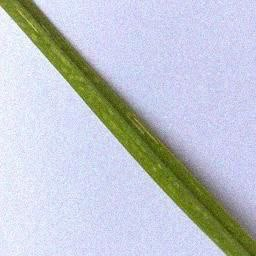
#> input picture image.jpg, 256 x 256 px
$ python s1.py
#> lines starting #> are read from the running program, lines starting #| are printed output that depends on the picture; after the words box and inside, x2 and y2 are one past the last pixel; in counts of white or black regions, pixels touching at a corner belong together
import cv2
import numpy as np
import matplotlib.pyplot as plt

# Load the input image
path = "image.jpg"
img = cv2.imread(path, 1)
#> img is the input picture: shape (256, 256, 3); mean B, G, R 206.6, 197.4, 192.2

cv2.imshow('img',img)
# Convert the image to grayscale
gray = cv2.cvtColor(img, cv2.COLOR_BGR2GRAY)
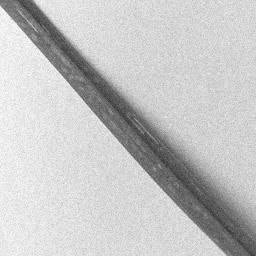
#> gray: shape (256, 256); min 52, max 254, mean 196.9

# Apply thresholding to separate foreground and background
thresh = cv2.threshold(gray, 0, 255, cv2.THRESH_BINARY_INV+cv2.THRESH_OTSU)[1]
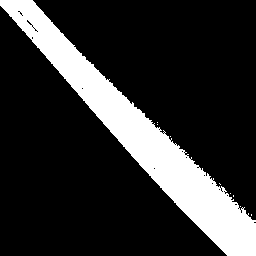
#> thresh: shape (256, 256); 18.7% white; 9 white regions (8 under 20 px), largest, box (x1, y1, x2, y2) and area: (0, 0, 256, 256) 12253

# Perform morphological operations to remove small noise regions
kernel = np.ones((3,3), np.uint8)
closing = cv2.morphologyEx(thresh, cv2.MORPH_CLOSE, kernel, iterations=2)
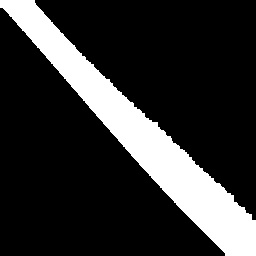
#> closing: shape (256, 256); 19% white; 1 white region

# Find contours of the foreground objects
contours, hierarchy = cv2.findContours(closing, cv2.RETR_EXTERNAL, cv2.CHAIN_APPROX_NONE)
#> contours = 1 contour; box (x1, y1, x2, y2) and area: (0, 0, 256, 256) 12119

# Create a binary mask for the foreground
mask = np.zeros_like(closing)
cv2.drawContours(mask, contours, -1, (255, 255, 255), -1)

# Resize the mask image to match the dimensions of the original image
mask_resized = cv2.resize(mask, (img.shape[1], img.shape[0]))

# Apply the mask to the input image
masked_img = cv2.bitwise_and(img, img, mask=mask_resized)
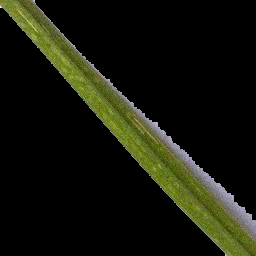
#> masked_img: shape (256, 256, 3); mean B, G, R 11.1, 22.6, 20.7
masked_img1 = cv2.cvtColor(masked_img, cv2.COLOR_BGR2RGB)
plt.imshow(masked_img1)
plt.show()

# [6 lines of commented-out code are left out]

cv2.imwrite('Mask.png', mask)
cv2.imwrite('Thresholded.png', thresh)
cv2.imwrite('Closing.png', closing)
cv2.imwrite('MaskedImage.png', masked_img)

cv2.waitKey(0)
